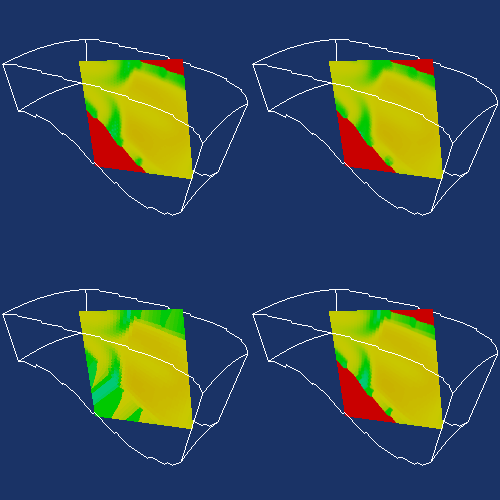

Write Python code to recreate this figure.
#!/usr/bin/env python

# Demonstrate vtkPointInterpolator with four different kernels (Voronoi,
# Gaussian, Shepard, Linear) on a PLOT3D combustor dataset, interpolating
# onto a probe plane and rendering in a 2x2 viewport grid.

import os

# Factory overrides
import vtkmodules.vtkInteractionStyle  # noqa: F401
import vtkmodules.vtkRenderingFreeType  # noqa: F401
import vtkmodules.vtkRenderingOpenGL2  # noqa: F401

from vtkmodules.vtkCommonDataModel import vtkStaticPointLocator
from vtkmodules.vtkCommonSystem import vtkTimerLog
from vtkmodules.vtkFiltersCore import vtkStructuredGridOutlineFilter
from vtkmodules.vtkFiltersPoints import (
    vtkGaussianKernel,
    vtkLinearKernel,
    vtkPointInterpolator,
    vtkShepardKernel,
    vtkVoronoiKernel,
)
from vtkmodules.vtkFiltersSources import vtkPlaneSource
from vtkmodules.vtkIOParallel import vtkMultiBlockPLOT3DReader
from vtkmodules.vtkRenderingCore import (
    vtkActor,
    vtkPolyDataMapper,
    vtkRenderWindow,
    vtkRenderWindowInteractor,
    vtkRenderer,
)

data_dir = os.environ.get("VPE_DATA_DIR", os.path.dirname(os.path.abspath(__file__)))

# Parameters
res = 200

# Read PLOT3D combustor data
plot3d_reader = vtkMultiBlockPLOT3DReader()
plot3d_reader.SetXYZFileName(os.path.join(data_dir, "combxyz.bin"))
plot3d_reader.SetQFileName(os.path.join(data_dir, "combq.bin"))
plot3d_reader.SetScalarFunctionNumber(100)
plot3d_reader.SetVectorFunctionNumber(202)
plot3d_reader.Update()

output = plot3d_reader.GetOutput().GetBlock(0)
center = output.GetCenter()

# Probe plane
plane = vtkPlaneSource()
plane.SetResolution(res, res)
plane.SetOrigin(0, 0, 0)
plane.SetPoint1(10, 0, 0)
plane.SetPoint2(0, 10, 0)
plane.SetCenter(center)
plane.SetNormal(0, 1, 0)

# Reuse locator
locator = vtkStaticPointLocator()
locator.SetDataSet(output)
locator.BuildLocator()

timer = vtkTimerLog()

# --- Voronoi kernel ---
voronoi_kernel = vtkVoronoiKernel()

interpolator_0 = vtkPointInterpolator()
interpolator_0.SetInputConnection(plane.GetOutputPort())
interpolator_0.SetSourceData(output)
interpolator_0.SetKernel(voronoi_kernel)
interpolator_0.SetLocator(locator)

timer.StartTimer()
interpolator_0.Update()
timer.StopTimer()
print("Interpolate Points (Voronoi): {0}".format(timer.GetElapsedTime()))

interpolator_mapper_0 = vtkPolyDataMapper()
interpolator_mapper_0.SetInputConnection(interpolator_0.GetOutputPort())

interpolator_actor_0 = vtkActor()
interpolator_actor_0.SetMapper(interpolator_mapper_0)

outline_0 = vtkStructuredGridOutlineFilter()
outline_0.SetInputData(output)
outline_mapper_0 = vtkPolyDataMapper()
outline_mapper_0.SetInputConnection(outline_0.GetOutputPort())
outline_actor_0 = vtkActor()
outline_actor_0.SetMapper(outline_mapper_0)

# --- Gaussian kernel ---
gaussian_kernel = vtkGaussianKernel()
gaussian_kernel.SetSharpness(4)
gaussian_kernel.SetRadius(0.5)

interpolator_1 = vtkPointInterpolator()
interpolator_1.SetInputConnection(plane.GetOutputPort())
interpolator_1.SetSourceData(output)
interpolator_1.SetKernel(gaussian_kernel)
interpolator_1.SetLocator(locator)
interpolator_1.SetNullPointsStrategyToNullValue()

timer.StartTimer()
interpolator_1.Update()
timer.StopTimer()
print("Interpolate Points (Gaussian): {0}".format(timer.GetElapsedTime()))

interpolator_mapper_1 = vtkPolyDataMapper()
interpolator_mapper_1.SetInputConnection(interpolator_1.GetOutputPort())

interpolator_actor_1 = vtkActor()
interpolator_actor_1.SetMapper(interpolator_mapper_1)

outline_1 = vtkStructuredGridOutlineFilter()
outline_1.SetInputData(output)
outline_mapper_1 = vtkPolyDataMapper()
outline_mapper_1.SetInputConnection(outline_1.GetOutputPort())
outline_actor_1 = vtkActor()
outline_actor_1.SetMapper(outline_mapper_1)

# --- Shepard kernel ---
shepard_kernel = vtkShepardKernel()
shepard_kernel.SetPowerParameter(2)
shepard_kernel.SetRadius(0.5)

interpolator_2 = vtkPointInterpolator()
interpolator_2.SetInputConnection(plane.GetOutputPort())
interpolator_2.SetSourceData(output)
interpolator_2.SetKernel(shepard_kernel)
interpolator_2.SetLocator(locator)
interpolator_2.SetNullPointsStrategyToMaskPoints()

timer.StartTimer()
interpolator_2.Update()
timer.StopTimer()
print("Interpolate Points (Shepard): {0}".format(timer.GetElapsedTime()))

interpolator_mapper_2 = vtkPolyDataMapper()
interpolator_mapper_2.SetInputConnection(interpolator_2.GetOutputPort())

interpolator_actor_2 = vtkActor()
interpolator_actor_2.SetMapper(interpolator_mapper_2)

outline_2 = vtkStructuredGridOutlineFilter()
outline_2.SetInputData(output)
outline_mapper_2 = vtkPolyDataMapper()
outline_mapper_2.SetInputConnection(outline_2.GetOutputPort())
outline_actor_2 = vtkActor()
outline_actor_2.SetMapper(outline_mapper_2)

# --- Linear kernel ---
linear_kernel = vtkLinearKernel()
linear_kernel.SetRadius(0.5)

interpolator_3 = vtkPointInterpolator()
interpolator_3.SetInputConnection(plane.GetOutputPort())
interpolator_3.SetSourceData(output)
interpolator_3.SetKernel(linear_kernel)
interpolator_3.SetLocator(locator)
interpolator_3.SetNullPointsStrategyToNullValue()
interpolator_3.AddExcludedArray("StagnationEnergy")

timer.StartTimer()
interpolator_3.Update()
timer.StopTimer()
print("Interpolate Points (Linear): {0}".format(timer.GetElapsedTime()))

interpolator_mapper_3 = vtkPolyDataMapper()
interpolator_mapper_3.SetInputConnection(interpolator_3.GetOutputPort())

interpolator_actor_3 = vtkActor()
interpolator_actor_3.SetMapper(interpolator_mapper_3)

outline_3 = vtkStructuredGridOutlineFilter()
outline_3.SetInputData(output)
outline_mapper_3 = vtkPolyDataMapper()
outline_mapper_3.SetInputConnection(outline_3.GetOutputPort())
outline_actor_3 = vtkActor()
outline_actor_3.SetMapper(outline_mapper_3)

# Renderers
renderer_0 = vtkRenderer()
renderer_0.SetViewport(0, 0, 0.5, 0.5)
renderer_0.AddActor(interpolator_actor_0)
renderer_0.AddActor(outline_actor_0)
renderer_0.SetBackground(0.1, 0.2, 0.4)

renderer_1 = vtkRenderer()
renderer_1.SetViewport(0.5, 0, 1, 0.5)
renderer_1.AddActor(interpolator_actor_1)
renderer_1.AddActor(outline_actor_1)
renderer_1.SetBackground(0.1, 0.2, 0.4)

renderer_2 = vtkRenderer()
renderer_2.SetViewport(0, 0.5, 0.5, 1)
renderer_2.AddActor(interpolator_actor_2)
renderer_2.AddActor(outline_actor_2)
renderer_2.SetBackground(0.1, 0.2, 0.4)

renderer_3 = vtkRenderer()
renderer_3.SetViewport(0.5, 0.5, 1, 1)
renderer_3.AddActor(interpolator_actor_3)
renderer_3.AddActor(outline_actor_3)
renderer_3.SetBackground(0.1, 0.2, 0.4)

# Window
render_window = vtkRenderWindow()
render_window.SetMultiSamples(0)
render_window.AddRenderer(renderer_0)
render_window.AddRenderer(renderer_1)
render_window.AddRenderer(renderer_2)
render_window.AddRenderer(renderer_3)
render_window.SetSize(500, 500)
render_window.SetWindowName("interpolator")

# Scene
camera = renderer_0.GetActiveCamera()
camera.SetClippingRange(3.95297, 50)
camera.SetFocalPoint(8.88908, 0.595038, 29.3342)
camera.SetPosition(-12.3332, 31.7479, 41.2387)
camera.SetViewUp(0.060772, -0.319905, 0.945498)

renderer_1.SetActiveCamera(camera)
renderer_2.SetActiveCamera(camera)
renderer_3.SetActiveCamera(camera)

# Interactor
interactor = vtkRenderWindowInteractor()
interactor.SetRenderWindow(render_window)

interactor.Initialize()
interactor.Start()
